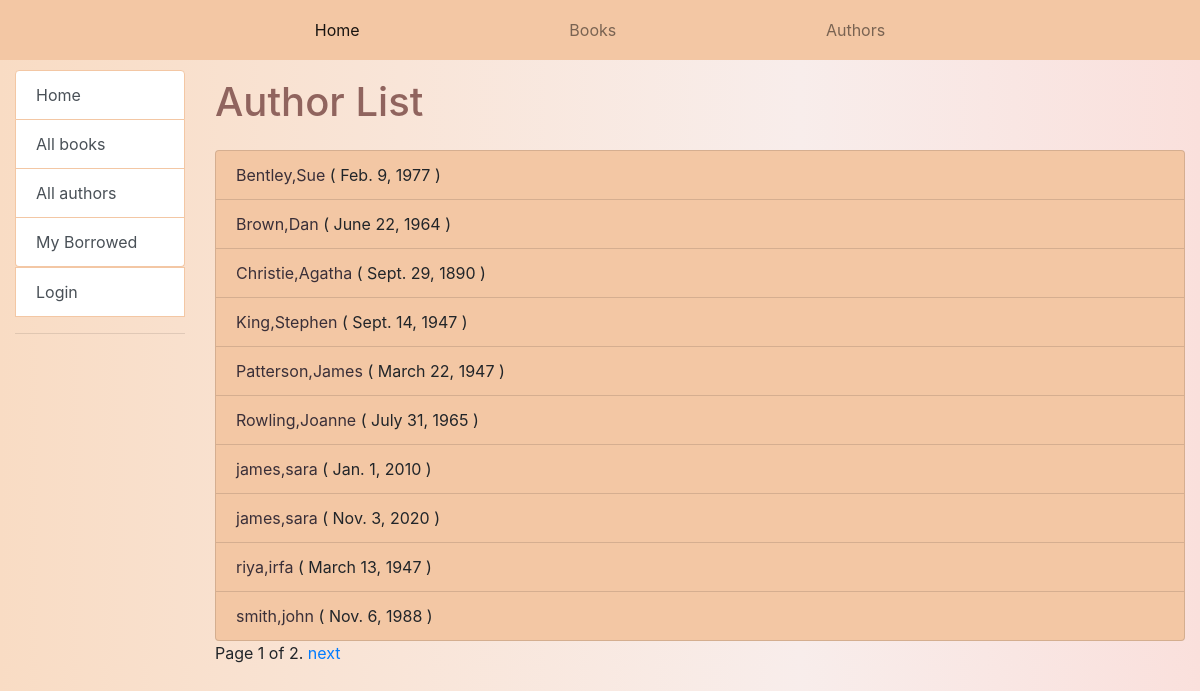
Screenshot of /catalog/authors/ with the database file from the repository.
### catalog/models.py (models this page shows, shortened)
class Author(models.Model):
    first_name = models.CharField(max_length=100)
    last_name = models.CharField(max_length=100)
    date_of_birth = models.DateField(null=True,blank=True)
    date_of_death = models.DateField('died', null=True,blank=True)
    class Meta:
        ordering = ['last_name']
    def get_absolute_url(self):
        return reverse('author-detail',args=[str(self.id)])

### catalog/views.py (the view)
# urls.py: path('authors/',views.AuthorListView.as_view(),name ='authors'),
class AuthorListView(generic.ListView):
    model = Author
    paginate_by = 10

### catalog/templates/catalog/author_list.html
{% extends "base_generic.html" %}
{% block content %}
  <h1 class="accent mb-4 mt-2">Author List</h1>
  {% if author_list %}
  <ul class="list-group ">
    {% for author in author_list %}
      <li class="list-group-item list-color">
        <a class ="dark" href ="{{author.get_absolute_url}}">{{ author.last_name }},{{author.first_name}}</a> ( {{author.date_of_birth}} )
      </li>
    {% endfor %}
  </ul>
  {% else %}
    <p>There are no books in the library.</p>
  {% endif %}
{% endblock %}

### catalog/static/css/styles.css (style rules this page uses)
.accent { color: #90645e; }
.dark { color: #3a2f38; }
.list-color { background:#f3c7a4 ; }
body { background-image: linear-gradient(to left, #fae0dc, #f8edeb,#f9e5d8,#f9dcc4 ); }
li { list-style: none; }

### rows the page displays
Author: last_name "Bentley", first_name "Sue", date_of_birth "Feb. 9, 1977"
Author: last_name "Brown", first_name "Dan", date_of_birth "June 22, 1964"
Author: last_name "Christie", first_name "Agatha", date_of_birth "Sept. 29, 1890"
Author: last_name "King", first_name "Stephen", date_of_birth "Sept. 14, 1947"
Author: last_name "Patterson", first_name "James", date_of_birth "March 22, 1947"
Author: last_name "Rowling", first_name "Joanne", date_of_birth "July 31, 1965"
Author: last_name "james", first_name "sara", date_of_birth "Jan. 1, 2010"
Author: last_name "james", first_name "sara", date_of_birth "Nov. 3, 2020"
Author: last_name "riya", first_name "irfa", date_of_birth "March 13, 1947"
Author: last_name "smith", first_name "john", date_of_birth "Nov. 6, 1988"

### other values shown
{{ page_obj.number }} "1"
{{ page_obj.paginator.num_pages }} "2"
